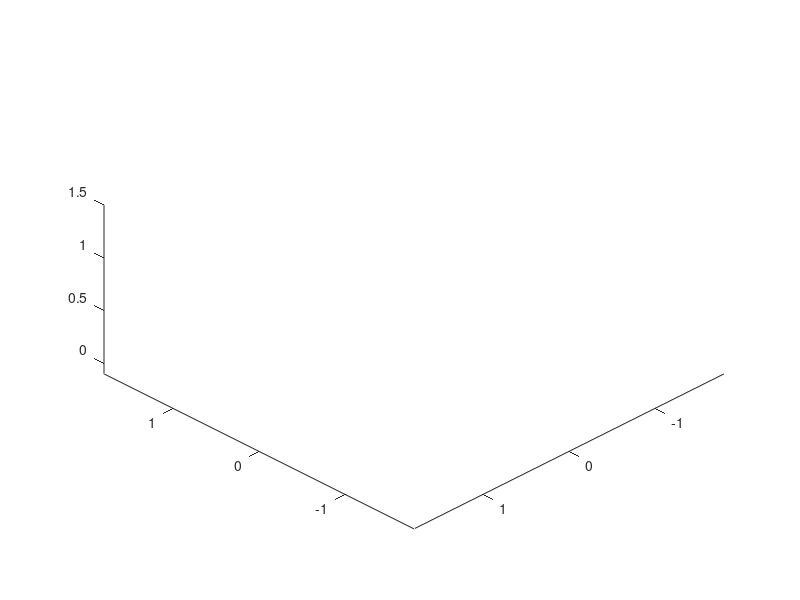

The MATLAB source for this figure: (Note: this script raises an error after producing the figure.)
function [nova2, ur3e] = EnvSetup
% Function to set up the environment with various objects (shelves, barriers,
% a person model, emergency stops, and a table).
hold on;  % Hold the current plot for multiple objects
axis equal;  % Maintain equal scaling for all axes
axis([-1.8 1.8 -1.8 1.8 -0.1 1.5]);  % Set the axis limits
view(225, 30)


%% Place the shelf object on the table
% Load and place a shelf at the specified position
disp("Placing environment objects")
h = PlaceObject('Cup.ply', [-0.1, 0.3, 0.65]); 
h = PlaceObject('CupLid.ply', [0.1, 0.3, 0.65]);

h = PlaceObject('CupWithLid.ply', [-0.1, 0.15, 0.65]); 
h = PlaceObject('MilkJug.ply', [0.1, 0.15, 0.65]); 

%h = PlaceObject('IceCube.ply', [0, 0.5, 0]); 
h = PlaceObject('EspressoHandle.ply', [0, 0.4, 0.7]); 
h = PlaceObject('EspressoMachine.ply', [0.35, -0.5, 0.65]); 

h = PlaceObject('Grinder.ply', [0.9, -0.2, 0.65]); 
h = PlaceObject('IceCubeDispenser.ply', [-0.75, -0.5, 0.65]); 

h = PlaceObject('Table.ply', [0, 0, 0.4]); 

%% Adding DobotNova2 and UR3e robots to the environment 
disp('Adding DobotNova2 robot to the environment');
nova2 = DobotNova2(transl(0.65, 0.3, 0.6));  % Create robot with initial transform

disp('Adding UR3e robot to the environment');
ur3e = UR3e(transl(-0.65, 0.3, 0.6));   % Create robot with initial transform
end
